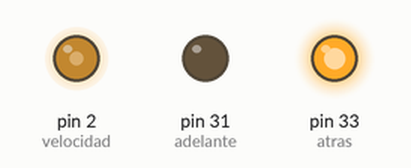
Recording of a sketch running on a simulated Arduino Mega 2560, built with avr-gcc and run on an emulated ATmega2560. On the bench: output pins drawn as LEDs (lit = HIGH).

Above: at 0.1 s.
Timing chart, 0 to 1.6 s (numbered marks = the images above):
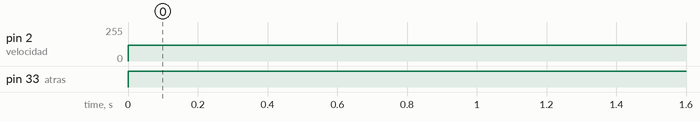

The sketch:

PRUEBA_OTOR_12_V_PROYECTO.ino
```cpp
int adelante = 31;  // cajas
int atras = 33; // adelante= izquiera atras = derecha
int velocidad = 2;
void setup() {
pinMode (adelante,OUTPUT);
pinMode (atras,OUTPUT);
pinMode (velocidad,OUTPUT);
}

void loop() {

  digitalWrite (adelante,LOW);
  digitalWrite (atras,HIGH);
  analogWrite (velocidad,120);
  delay (1000);

}
```

Measured:
- by itself, pin 2 (velocidad): 0/255 → 120/255 at 0.00 s
- by itself, pin 33 (atras): LOW → HIGH at 0.00 s
